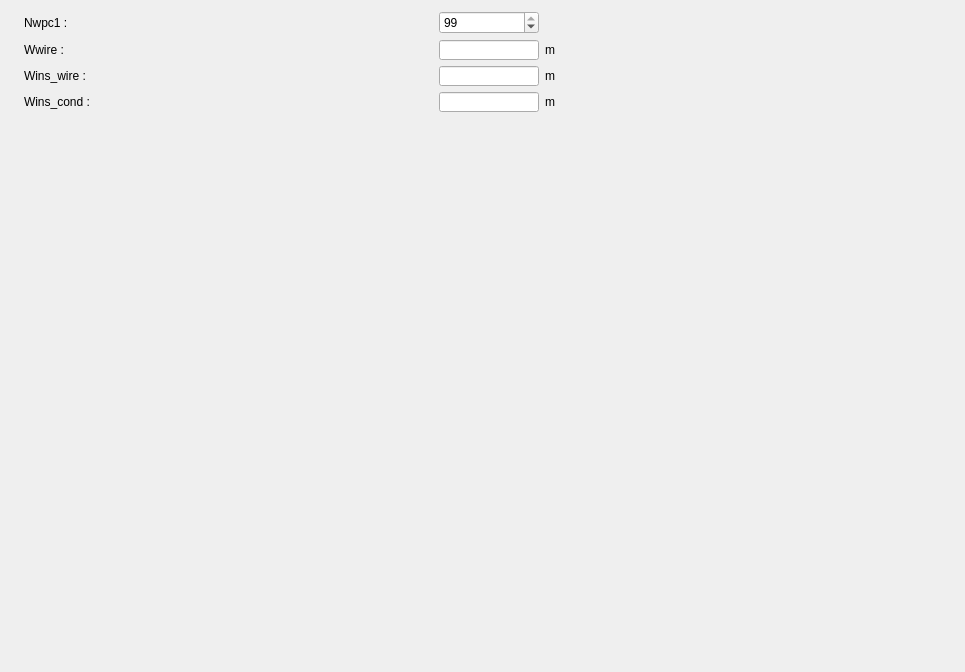
<?xml version="1.0" encoding="UTF-8"?>
<ui version="4.0">
 <class>PCondType12</class>
 <widget class="QWidget" name="PCondType12">
  <property name="geometry">
   <rect>
    <x>0</x>
    <y>0</y>
    <width>965</width>
    <height>672</height>
   </rect>
  </property>
  <property name="windowTitle">
   <string>Form</string>
  </property>
  <layout class="QHBoxLayout" name="horizontalLayout">
   <item>
    <widget class="QLabel" name="img_cond">
     <property name="minimumSize">
      <size>
       <width>0</width>
       <height>0</height>
      </size>
     </property>
     <property name="maximumSize">
      <size>
       <width>16777215</width>
       <height>16777215</height>
      </size>
     </property>
     <property name="text">
      <string/>
     </property>
     <property name="pixmap">
      <pixmap resource="../../../../Resources/pyleecan.qrc">:/images/images/MachineSetup/WindParam/Cond_1_2.PNG</pixmap>
     </property>
     <property name="scaledContents">
      <bool>true</bool>
     </property>
    </widget>
   </item>
   <item>
    <layout class="QVBoxLayout" name="verticalLayout_2">
     <item>
      <layout class="QGridLayout" name="gridLayout">
       <item row="0" column="0">
        <widget class="QLabel" name="in_Nwpc1">
         <property name="minimumSize">
          <size>
           <width>60</width>
           <height>0</height>
          </size>
         </property>
         <property name="text">
          <string>Nwpc1 :</string>
         </property>
        </widget>
       </item>
       <item row="0" column="1">
        <widget class="QSpinBox" name="si_Nwpc1">
         <property name="minimumSize">
          <size>
           <width>70</width>
           <height>0</height>
          </size>
         </property>
         <property name="value">
          <number>99</number>
         </property>
        </widget>
       </item>
       <item row="1" column="0">
        <widget class="QLabel" name="in_Wwire">
         <property name="minimumSize">
          <size>
           <width>40</width>
           <height>0</height>
          </size>
         </property>
         <property name="text">
          <string>Wwire :</string>
         </property>
        </widget>
       </item>
       <item row="1" column="1">
        <widget class="FloatEdit" name="lf_Wwire">
         <property name="minimumSize">
          <size>
           <width>50</width>
           <height>0</height>
          </size>
         </property>
         <property name="maximumSize">
          <size>
           <width>100</width>
           <height>20</height>
          </size>
         </property>
        </widget>
       </item>
       <item row="1" column="2">
        <widget class="QLabel" name="unit_Wwire">
         <property name="minimumSize">
          <size>
           <width>0</width>
           <height>0</height>
          </size>
         </property>
         <property name="text">
          <string>m</string>
         </property>
        </widget>
       </item>
       <item row="2" column="0">
        <widget class="QLabel" name="in_Wins_wire">
         <property name="minimumSize">
          <size>
           <width>40</width>
           <height>0</height>
          </size>
         </property>
         <property name="text">
          <string>Wins_wire :</string>
         </property>
        </widget>
       </item>
       <item row="2" column="1">
        <widget class="FloatEdit" name="lf_Wins_wire">
         <property name="minimumSize">
          <size>
           <width>50</width>
           <height>0</height>
          </size>
         </property>
         <property name="maximumSize">
          <size>
           <width>100</width>
           <height>20</height>
          </size>
         </property>
        </widget>
       </item>
       <item row="2" column="2">
        <widget class="QLabel" name="unit_Wins_wire">
         <property name="minimumSize">
          <size>
           <width>0</width>
           <height>0</height>
          </size>
         </property>
         <property name="text">
          <string>m</string>
         </property>
        </widget>
       </item>
       <item row="3" column="0">
        <widget class="QLabel" name="in_Wins_cond">
         <property name="text">
          <string>Wins_cond :</string>
         </property>
        </widget>
       </item>
       <item row="3" column="1">
        <widget class="FloatEdit" name="lf_Wins_cond">
         <property name="minimumSize">
          <size>
           <width>50</width>
           <height>0</height>
          </size>
         </property>
         <property name="maximumSize">
          <size>
           <width>100</width>
           <height>20</height>
          </size>
         </property>
        </widget>
       </item>
       <item row="3" column="2">
        <widget class="QLabel" name="unit_Wins_cond">
         <property name="text">
          <string>m</string>
         </property>
        </widget>
       </item>
      </layout>
     </item>
     <item>
      <widget class="WCondOut" name="w_out" native="true"/>
     </item>
     <item>
      <spacer name="verticalSpacer">
       <property name="orientation">
        <enum>Qt::Vertical</enum>
       </property>
       <property name="sizeHint" stdset="0">
        <size>
         <width>20</width>
         <height>40</height>
        </size>
       </property>
      </spacer>
     </item>
    </layout>
   </item>
  </layout>
 </widget>
 <customwidgets>
  <customwidget>
   <class>FloatEdit</class>
   <extends>QLineEdit</extends>
   <header>pyleecan.GUI/Tools/FloatEdit.h</header>
  </customwidget>
  <customwidget>
   <class>WCondOut</class>
   <extends>QWidget</extends>
   <header>pyleecan.GUI.Dialog.DMachineSetup.SWindCond.WCondOut.WCondOut.h</header>
   <container>1</container>
  </customwidget>
 </customwidgets>
 <tabstops>
  <tabstop>si_Nwpc1</tabstop>
  <tabstop>lf_Wwire</tabstop>
  <tabstop>lf_Wins_wire</tabstop>
 </tabstops>
 <resources>
  <include location="../../../../Resources/pyleecan.qrc"/>
  <include location="../../../../Resources/pyleecan.qrc"/>
  <include location="../../../../Resources/pyleecan.qrc"/>
 </resources>
 <connections/>
</ui>
